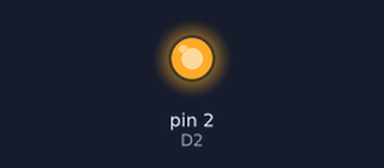
Recording of a sketch running on a simulated Arduino Uno, built with avr-gcc and run on an emulated ATmega328P. On the bench: output pins drawn as LEDs (lit = HIGH). Pins used as bus, display or sensor lines are not drawn. At 12.6 s the program stops and its outputs stay as they are.

Above: at 0.1 s.
At 12.7 s:
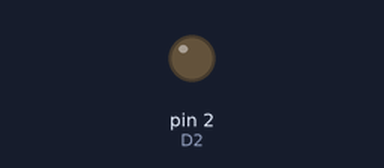
Timing chart, 0 to 14.1 s (numbered marks = the images above):
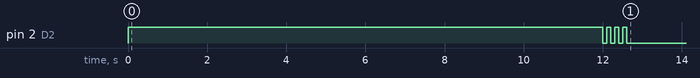

The sketch:

jsnsr04t_nointerupt_4byte_spi_v02.ino
```cpp
/*
  Blink + SPI receive mit interrupt
*/

#include <SPI.h>
#include <SoftwareSerial.h>

#define D2 2 // LED_Pin

#define S1_TX_Pin 16
#define S2_TX_Pin 16
#define S3_TX_Pin 16
#define S4_TX_Pin 16

#define S1_RX_Pin 8
#define S1_VCC_Pin 9

#define S2_RX_Pin 6
#define S2_VCC_Pin 7

#define S3_RX_Pin 4
#define S3_VCC_Pin 5

#define S4_RX_Pin 14
#define S4_VCC_Pin 15


#define HELLO_SPI_BYTE 0xAB; // first byte send to SPI after reset

SoftwareSerial sensor1(S1_RX_Pin, S1_TX_Pin);
SoftwareSerial sensor2(S2_RX_Pin, S2_TX_Pin);
SoftwareSerial sensor3(S3_RX_Pin, S3_TX_Pin);
SoftwareSerial sensor4(S4_RX_Pin, S4_TX_Pin);

byte recBuf[4] = {0, 0, 0, 0}; // received byte values are not used

// last measured values in cm (default werte falls sensor offline)
byte lastMeasure[] = {0xFB, 0xFC, 0xFD, 0xFE};
bool sensorOnline[] = {true, true, true, true};

//temp variables for measure function
byte count = 0,startByte = 0, mmLow = 0, mmHigh = 0, sumByte = 0;
unsigned int chkSum = 0; // calculated checksum
unsigned int mm = 0; //measured mm.

// the setup function runs once when you press reset or power the board
void setup() {
  // initialize digital pin 2 as an output for LED.
  pinMode(D2, OUTPUT);
  digitalWrite(D2, LOW);

  pinMode(S1_TX_Pin, OUTPUT);
  pinMode(S2_TX_Pin, OUTPUT);
  pinMode(S3_TX_Pin, OUTPUT);
  pinMode(S4_TX_Pin, OUTPUT);

  pinMode(S1_RX_Pin, INPUT);
  pinMode(S1_VCC_Pin, OUTPUT);
  pinMode(S2_RX_Pin, INPUT);
  pinMode(S2_VCC_Pin, OUTPUT);
  pinMode(S3_RX_Pin, INPUT);
  pinMode(S3_VCC_Pin, OUTPUT);
  pinMode(S4_RX_Pin, INPUT);
  pinMode(S4_VCC_Pin, OUTPUT);

  digitalWrite(S1_VCC_Pin, LOW);
  digitalWrite(S2_VCC_Pin, LOW);
  digitalWrite(S3_VCC_Pin, LOW);
  digitalWrite(S4_VCC_Pin, LOW);

  // initialize softserial für JSN SRN04T
  sensor1.begin(9600);
  sensor2.begin(9600);
  sensor3.begin(9600);
  sensor4.begin(9600);

  digitalWrite(D2, HIGH);
  checkSensors(0, sensor1, S1_VCC_Pin);
  checkSensors(1, sensor2, S2_VCC_Pin);
  checkSensors(2, sensor3, S3_VCC_Pin);
  checkSensors(3, sensor4, S4_VCC_Pin);
  digitalWrite(D2, LOW);

  for (byte i = 1; i<=3; i++) {
    delay(100);
    digitalWrite(D2, HIGH);
    delay(100);
    digitalWrite(D2, LOW);
  }

  // SPI INITIALISATION
  pinMode(MISO, OUTPUT);

  /* Enable SPI */
  SPCR = (1<<SPE);
  SPDR = HELLO_SPI_BYTE;

}

// the loop function runs over and over again forever
void loop() {
   digitalWrite(D2, HIGH);
   if (sensorOnline[0]) {
    lastMeasure[0] = measure(sensor1, S1_VCC_Pin);
   }
   if (sensorOnline[1]) {
    lastMeasure[1] = measure(sensor2, S2_VCC_Pin);
   }
   if (sensorOnline[2]) {
    lastMeasure[2] = measure(sensor3, S3_VCC_Pin);
   }
   if (sensorOnline[3]) {
    lastMeasure[3] = measure(sensor4, S4_VCC_Pin);
   }
   digitalWrite(D2, LOW);

   noInterrupts();
   spi4Bytes();
   interrupts();
 }

// check if the sensor is not returning a 0xFF within one second deactivate sensor
void checkSensors(byte sensorIndex, SoftwareSerial &sensor, byte vccPin) {
  digitalWrite(vccPin, HIGH);
  sensor.listen();
  count = 0;
  startByte = 0;
  do {
    if (sensor.available() > 0) {
      startByte = sensor.read();
    }
    delay(100);
    count = count + 1;
  } while ( startByte != 0xFF && count < 30);
  digitalWrite(vccPin, LOW);

  if (count >= 30) {
    sensorOnline[sensorIndex] = false;
  }else {
    sensorOnline[sensorIndex] = true;
  }
}

byte measure(SoftwareSerial &sensor, byte vccPin) {
  digitalWrite(vccPin, HIGH);
  sensor.listen();
  delay(10);
  do {
    // wait till the next 3 bytes are available
    while (sensor.available() <= 4) {
      // approx needed for the next 3 bytes
      // delayMicroseconds(10);
    }

    startByte = sensor.read();
    if (startByte != 0xFF) {
      while (sensor.overflow()) {}
      continue;
    }
    mmHigh = sensor.read();
    mmLow = sensor.read();
    sumByte = sensor.read();

    chkSum =  0xFF + mmHigh + mmLow;
    if (lowByte(chkSum) == sumByte) {
      mm = (mmHigh << 8) + mmLow;
    } else {
      mm = 0;
    }
  } while (mm == 0);

  digitalWrite(vccPin, LOW);

  return mm / 10;
}


 void spi4Bytes() {
   byte valFromSPIMaster = 0;
   byte bCounter = 0;
   /* Wait till a four byte EXCHANGE is done */
   while (bCounter <= 3)  {
     while(!(SPSR & (1<<SPIF)))
     ;
     recBuf[bCounter] = SPDR;
     SPDR = lastMeasure[bCounter++];
   }
 }
```

Measured:
- by itself, pin 2 (D2): alternates HIGH for 0.10 s and LOW for 0.10 s, 7 changes in all, then stays LOW
